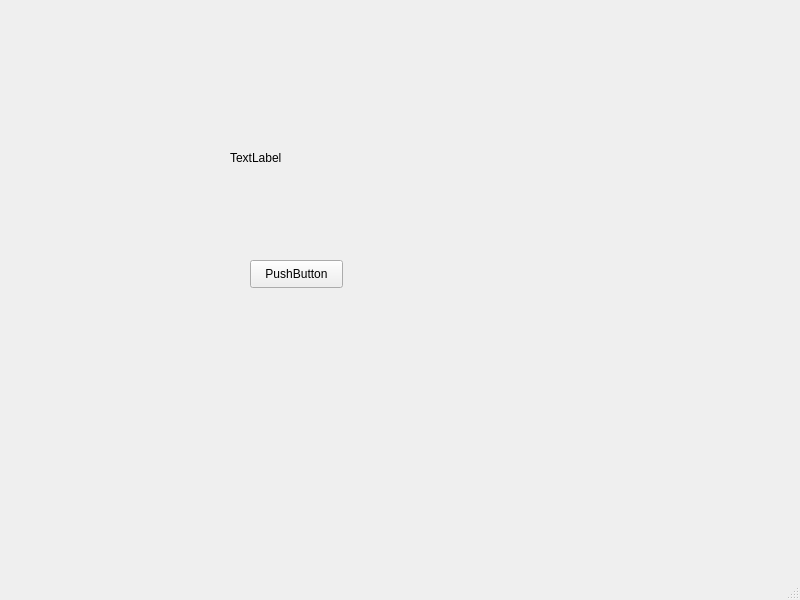
<?xml version="1.0" encoding="UTF-8"?>
<ui version="4.0">
 <class>MainWindow</class>
 <widget class="QMainWindow" name="MainWindow">
  <property name="geometry">
   <rect>
    <x>0</x>
    <y>0</y>
    <width>800</width>
    <height>600</height>
   </rect>
  </property>
  <property name="windowTitle">
   <string>MainWindow</string>
  </property>
  <widget class="QWidget" name="centralwidget">
   <widget class="QPushButton" name="pushButton">
    <property name="geometry">
     <rect>
      <x>250</x>
      <y>260</y>
      <width>93</width>
      <height>28</height>
     </rect>
    </property>
    <property name="text">
     <string>PushButton</string>
    </property>
   </widget>
   <widget class="QLabel" name="label">
    <property name="geometry">
     <rect>
      <x>230</x>
      <y>150</y>
      <width>55</width>
      <height>16</height>
     </rect>
    </property>
    <property name="text">
     <string>TextLabel</string>
    </property>
   </widget>
  </widget>
  <widget class="QMenuBar" name="menubar">
   <property name="geometry">
    <rect>
     <x>0</x>
     <y>0</y>
     <width>800</width>
     <height>26</height>
    </rect>
   </property>
  </widget>
  <widget class="QStatusBar" name="statusbar"/>
 </widget>
 <resources/>
 <connections/>
</ui>
